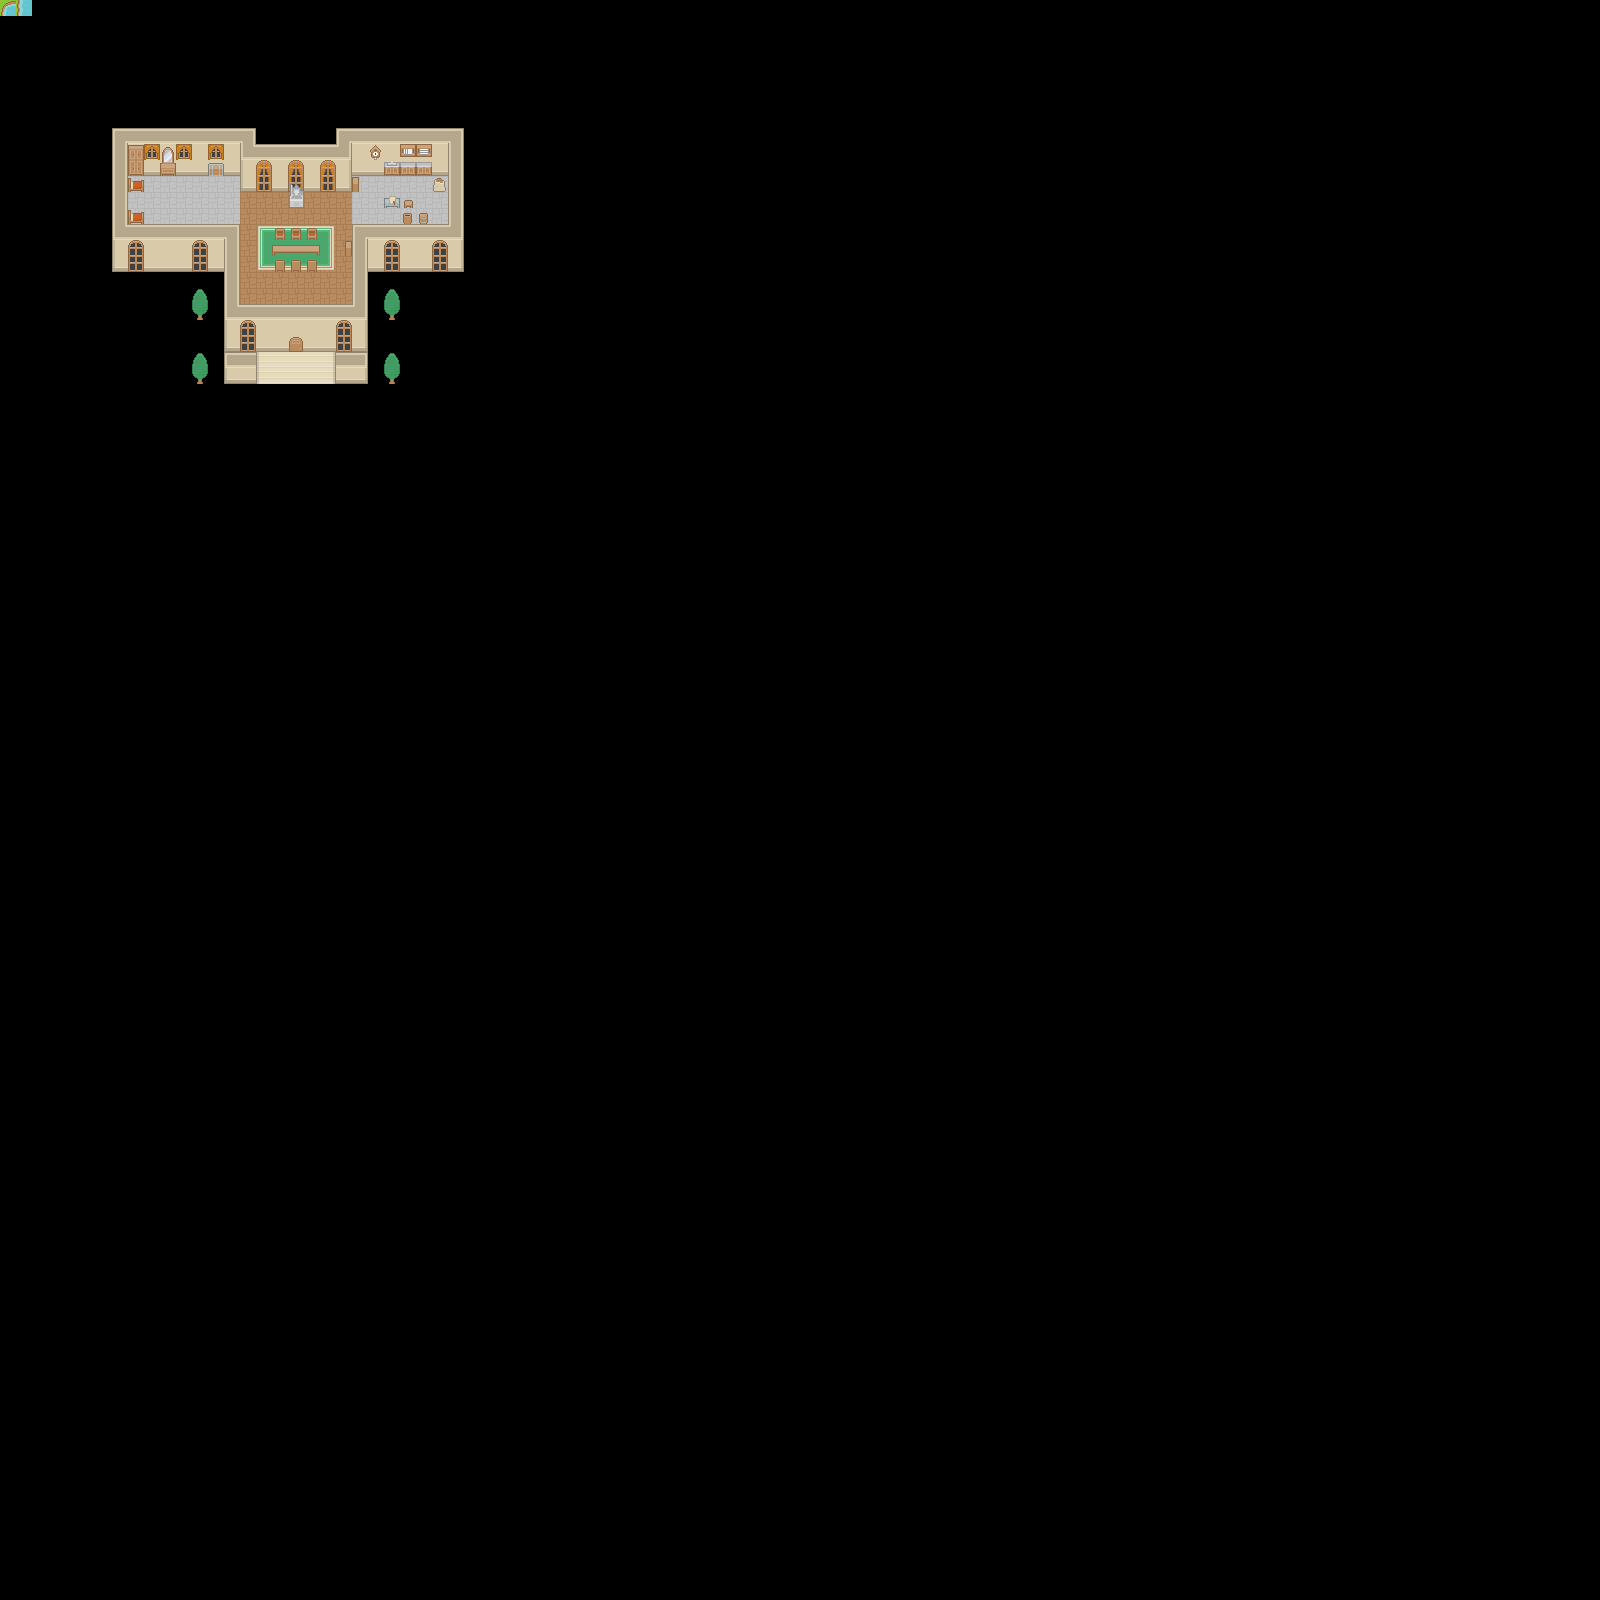

The image is a tile-based game level rendered from a .tmx file. Its description and source (layers, tilesets, objects; grid data summarised) follow:
An orthogonal 100x100 tile map with 16x16 px tiles, 4 tile layers (Floor, Carpet, Objects, Details).

<map version="1.4" tiledversion="1.4.1" orientation="orthogonal" renderorder="right-down" width="100" height="100" tilewidth="16" tileheight="16" infinite="0" backgroundcolor="#000000" nextlayerid="5" nextobjectid="1">
 <tileset firstgid="1" name="roguelikeSheet_transparent" tilewidth="16" tileheight="16" spacing="1" tilecount="1767" columns="57">
  <image source="../../Images/SpriteSheet_Transparent.png" width="968" height="526" />
 </tileset>
 <layer id="1" name="Floor" width="100" height="100">
  <data>[10000 cells, 248 non-empty, 18 distinct tile ids]</data>
 </layer>
 <layer id="2" name="Carpet" width="100" height="100">
  <data>[10000 cells, 33 non-empty, 14 distinct tile ids]</data>
 </layer>
 <layer id="3" name="Objects" width="100" height="100">
  <data>[10000 cells, 52 non-empty, 30 distinct tile ids]</data>
 </layer>
 <layer id="4" name="Details" width="100" height="100">
  <data>[10000 cells, 5 non-empty, 3 distinct tile ids]</data>
 </layer>
</map>
